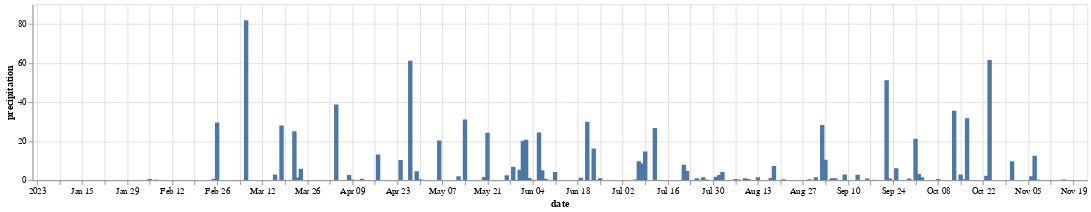

Notebook cell for this chart:
### Markdown cell above
[Vega-Altair](https://altair-viz.github.io/)  is a handy Python library that allows you to create statistical visualizations using declarative principles without complex programming code. It provides a straightforward way to quickly generate various types of charts.

Altair is built on  [Vega-Lite](https://vega.github.io/vega-lite/), which is a Grammar of Interactive Graphics. Vega-Altair provides a user-friendly way to use this through Python, storing the graphical specifications in JSON (JavaScript Object Notation) format. You can directly view these specifications in any web browser, and coding is easy in JupyterLab, Jupyter Notebook, Microsoft VS-Code, and Google Colab.

### Code cell
import altair as alt

timeseries_tahmo =  alt.Chart(df_tahmo).mark_bar().encode(x="date", y="precipitation", tooltip=['precipitation', 'date']).properties(width=1200, height=200).interactive()
timeseries_tahmo

### Figure 1 — Vega-Lite specification as saved in the notebook (floating-point values rounded to 4 significant figures; data arrays with more than 128 entries replaced by an {"elided": "..."} marker saying what was removed)
{"config": {"view": {"continuousWidth": 300, "continuousHeight": 300}}, "data": {"name": "data-68ebe765cc7f167fb3dd5a3041877457"}, "mark": {"type": "bar"}, "encoding": {"tooltip": [{"field": "precipitation", "type": "quantitative"}, {"field": "date", "type": "temporal"}], "x": {"field": "date", "type": "temporal"}, "y": {"field": "precipitation", "type": "quantitative"}}, "height": 200, "params": [{"name": "param_3", "select": {"type": "interval", "encodings": ["x", "y"]}, "bind": "scales"}], "width": 1200, "$schema": "https://vega.github.io/schema/vega-lite/v5.15.1.json", "datasets": {"data-68ebe765cc7f167fb3dd5a3041877457": {"elided": "326 records"}}}
